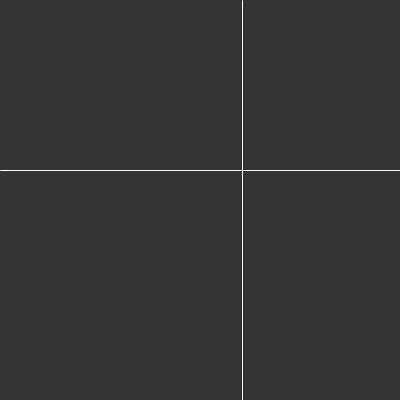
Frame 1 (no input)
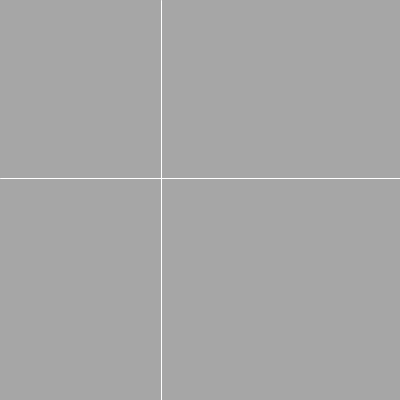
Frame 60 (the mouse pressed at the canvas centre just before this capture)
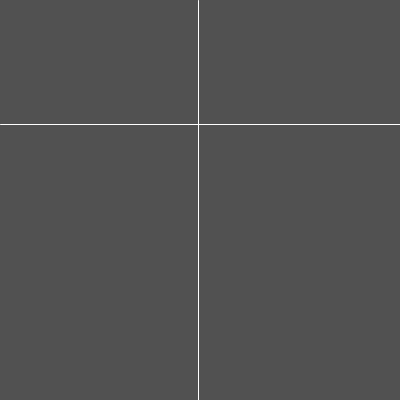
Frame 120 (the mouse held since frame 60 and released just before this capture)

The Processing sketch that drew these frames (run headless with seeded random() and noise(); from frame 60 on, the mouse is pressed at the canvas centre):

// Processing sketch: sketch_36
// ── sketch_36.pde

// fun programming #36
// organic random animation using noise()

float my_num = 0;
float my_num2 = 1;

void setup() {
  size(400,400);
}


void draw() {
  background(255 * noise(my_num + 15));
  stroke(255);

  float x = noise(my_num) * width;
  line(x,0,x,height);
  
  float y = noise(my_num + 40) * height;
  line(0,y,width,y);
  
  my_num = my_num + 0.02;
  my_num2 = my_num2 + 0.03;
  
}
